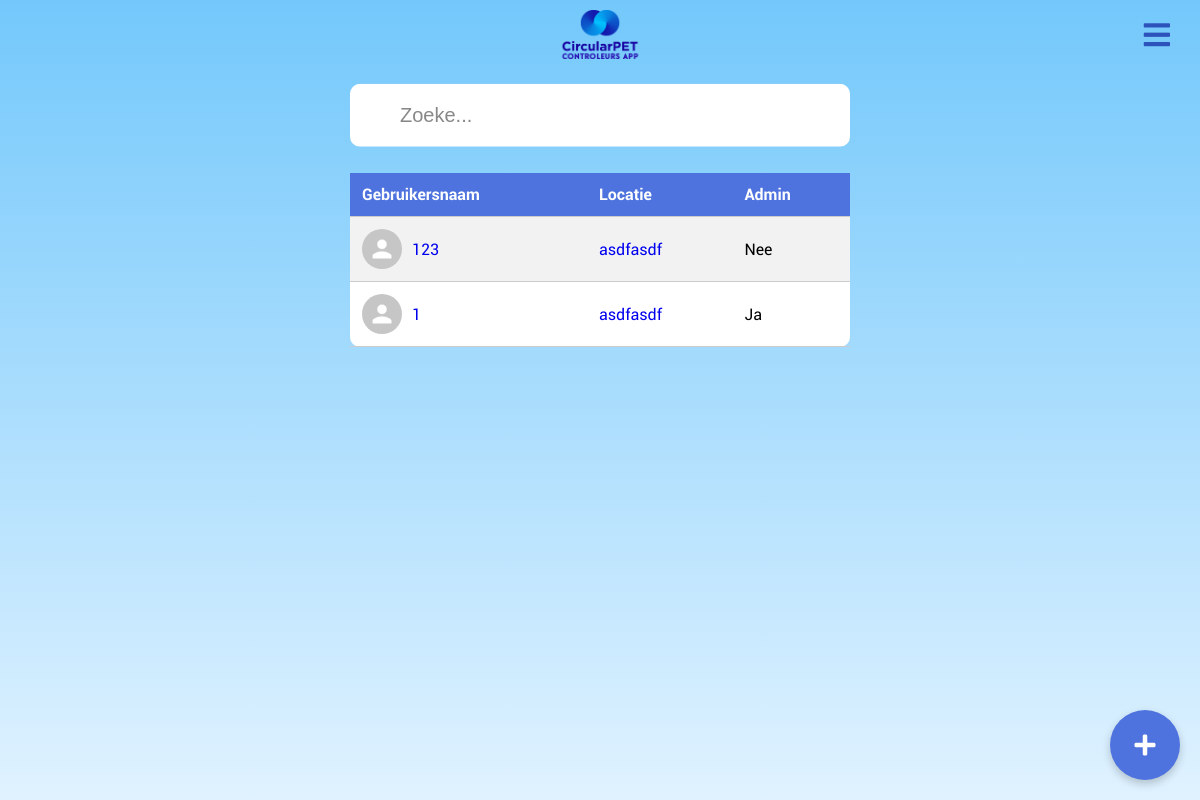
/admin, run on an earlier commit of the app's database.
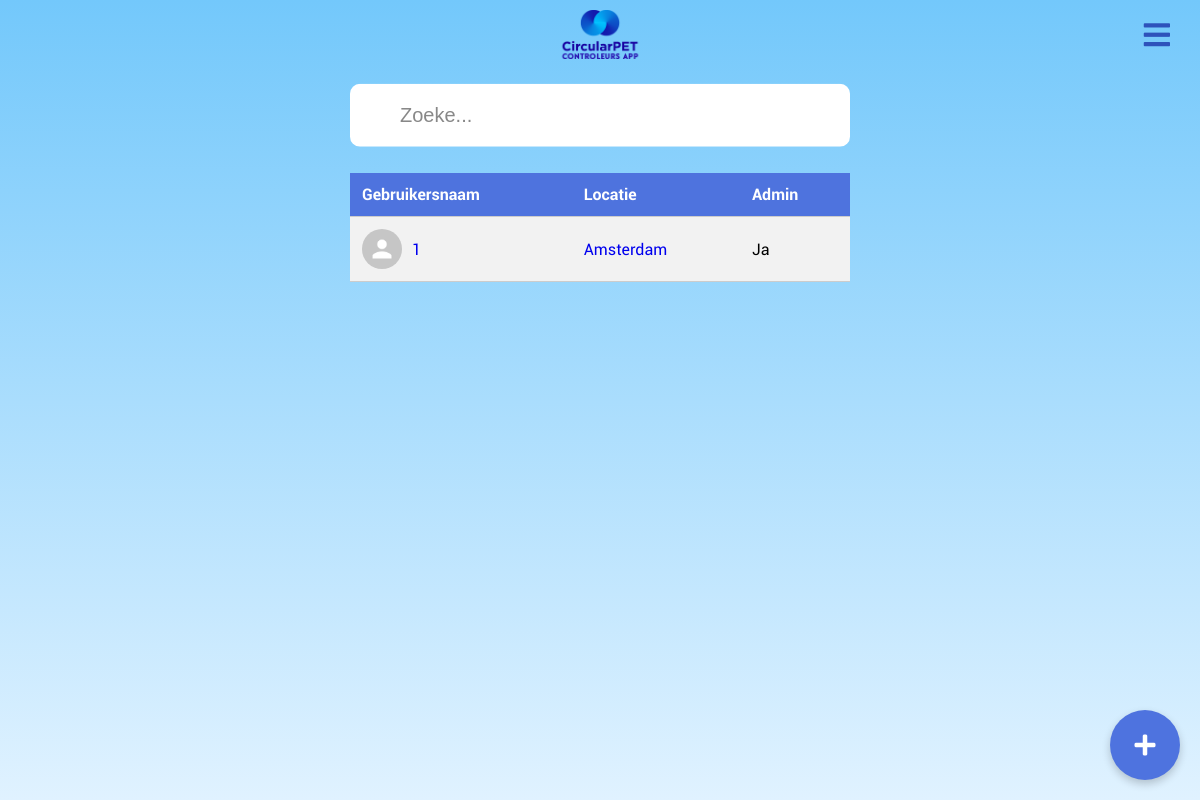
And on a later commit of the database.
### app.py (models this page shows, shortened)
class User(db.Model, UserMixin):  # Extend User model with UserMixin
    id = db.Column(db.Integer, primary_key=True)
    username = db.Column(db.String(80), unique=True, nullable=False)
    password = db.Column(db.String(120), nullable=False)
    is_admin = db.Column(db.Boolean, default=False, nullable=False)
    location_id = db.Column(db.Integer, db.ForeignKey('location.id'), nullable=True)
    location = db.relationship('Location', backref=db.backref('users', lazy=True))
    group = db.Column(db.String(120), nullable=True)
    badges = db.Column(db.Integer, default=0)
    profile_picture = db.Column(db.String(255), nullable=True)

class Location(db.Model):
    __tablename__ = 'location'
    __table_args__ = {'extend_existing': True}
    id = db.Column(db.Integer, primary_key=True)
    name = db.Column(db.String(120), unique=True, nullable=False)
    zakken = db.Column(db.Integer, nullable=False, default=0)
    bekers = db.Column(db.Integer, nullable=False, default=0)
    url = db.Column(db.String(500), nullable=True)
    map_image = db.Column(db.String(255))  # New field to store the filename of the map image

### app.py (the view, shortened to what this page needs)
@app.route('/admin', methods=['GET', 'POST'])
def admin():
    form = UserForm()
    location_form = LocationForm()
    search_query = request.args.get('search', '')  # Get the search query from request arguments
    if search_query:
        users = User.query.filter(
            User.username.ilike('%{}%'.format(search_query)) |
            User.location.has(Location.name.ilike('%{}%'.format(search_query))) |
            (User.is_admin == (search_query.lower() in ['true', 'yes', '1', 'admin']))
        ).all()
    else:
        users = User.query.all()
    if location_form.validate_on_submit():
        location = Location(name=location_form.name.data)
        db.session.add(location)
        db.session.commit()
        flash('Location created successfully!', 'success')
    locations = Location.query.all()
    return render_template('admin.html', form=form, location_form=location_form, users=users, locations=locations, search_query=search_query)

### app.py
class UserForm(FlaskForm):
    username = StringField('Username', validators=[DataRequired()])
    password = PasswordField('Password', validators=[DataRequired()])
    location = QuerySelectField('Location', query_factory=lambda: Location.query, allow_blank=True, get_label='name')
    is_admin = BooleanField('Admin')  # Add this line to include an admin checkbox
    submit = SubmitField('Update')

class LocationForm(FlaskForm):
    name = StringField('Location', validators=[DataRequired()])
    submit = SubmitField('Create Location')

### templates/admin.html (shortened to what this page needs)
<html lang="en">
<head>
    <link rel="stylesheet" href="{{ url_for('static', filename='main.css') }}">
    <link rel="stylesheet" href="https://cdnjs.cloudflare.com/ajax/libs/font-awesome/5.15.1/css/all.min.css">
</head>
<body>
    <img src="{{ url_for('static', filename='logo.png') }}" alt="CircularPET Logo" class="logo2">
    <div class="gear-icon-container"> <i id="toggleSidebar" class="fa fa-bars"></i></div>
        <a onclick="toggleForms()" class="fab" aria-label="Download">
            <i class="fas fa-plus"></i>
      </a>
        <div class="table-container">
            <table class="custom-table">
                <form action="{{ url_for('admin') }}" method="get">
                    <input type="text" id="userSearchInput" onkeyup="sortUsers()" placeholder="Zoeke...">
                </form>
                <thead>
                    <tr>
                        <th id="username-header" onclick="sortTable('username')">Gebruikersnaam</th>
                        <th id="location-header" onclick="sortTable('location')">Locatie</th>
                        <th id="admin-header" onclick="sortTable('admin')">Admin</th>
                    </tr>
                </thead>
                <tbody>
                    {% for user in users %}
                    <tr>
                        <td>
                            <div class="user-info">
                                <img src="{{ user.profile_picture if user.profile_picture else url_for('static', filename='stock.png') }}" alt="Profile Picture" class="user-profile-pic">
                                <a href="{{ url_for('user_dashboard', user_id=user.id) }}">{{ user.username }}</a>
                            </div>
                        </td>
                        <td>
                            {% if user.location %}
                            <a href="{{ url_for('location', user_id=user.id, location_id=user.location.id) }}?user_id=1&from_admin=true">
                                {{ user.location.name }}
                            </a>
                            {% else %}
                            Geen
                            {% endif %}
                        </td>
                        <td>{{ 'Ja' if user.is_admin else 'Nee' }}</td>
                    </tr>
                    {% endfor %}
                </tbody>
            </table>
        </div>
</body>
</html>

What changed in the data, as far as the page shows it:
removed User: username "1", location.name "asdfasdf", is_admin "Ja"
changed User: username "123" → "1"; location.name "asdfasdf" → "Amsterdam"; is_admin "Nee" → "Ja"
